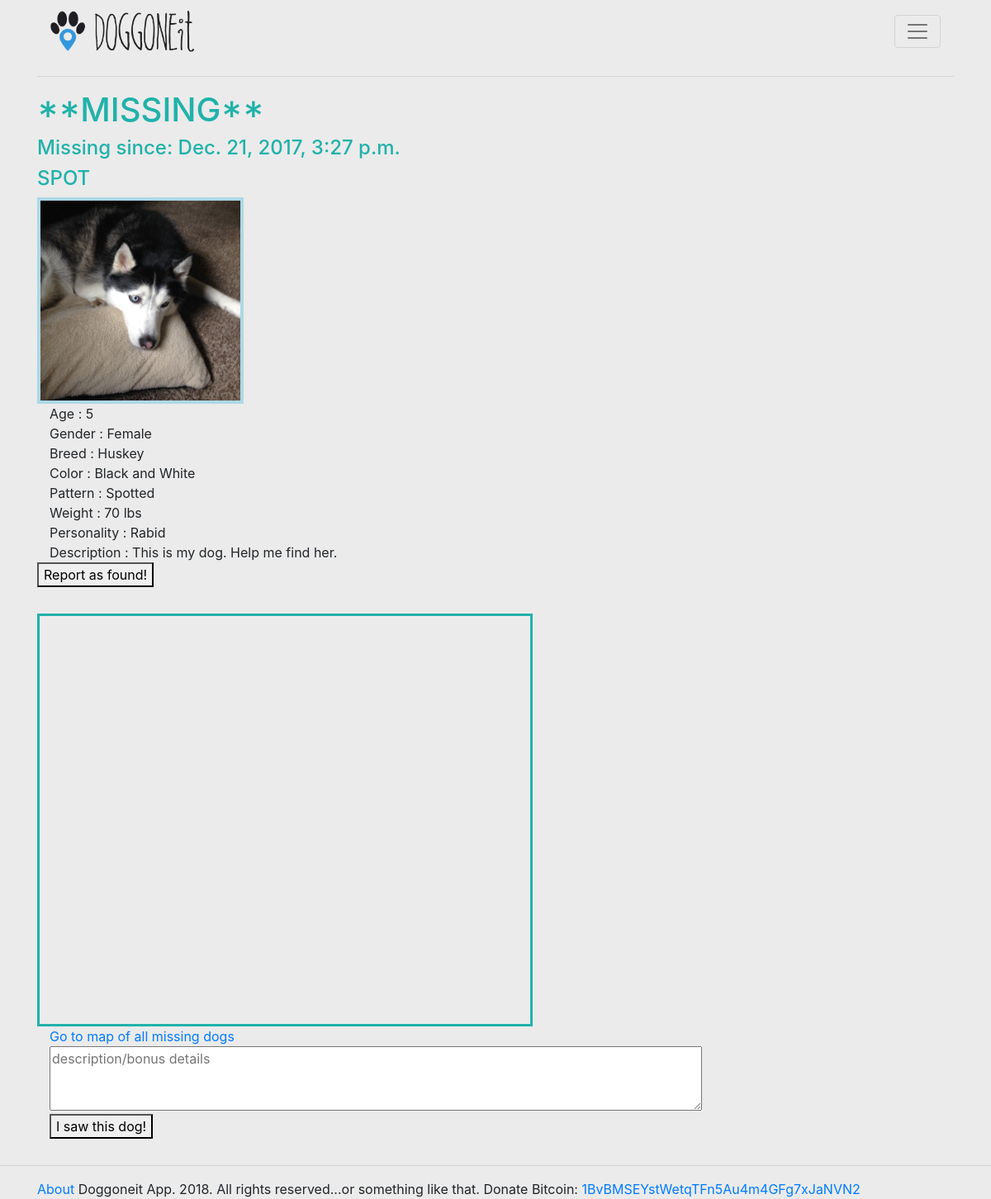
The page /dog_profile/14/ (signed in) on the database its author committed.
### doggonnitapp/models.py (models this page shows, shortened)
class DogProfile(models.Model):
    name = models.CharField(max_length=50)
    age = models.PositiveSmallIntegerField(validators=[MinValueValidator(0), MaxValueValidator(20)])
    sex = models.CharField(max_length=6)
    breed = models.CharField(max_length=50)
    color = models.CharField(max_length=25)
    pattern = models.CharField(max_length=25)
    weight = models.PositiveSmallIntegerField(validators=[MinValueValidator(1), MaxValueValidator(250)])
    personality = models.CharField(max_length=25)
    dog_is_lost = models.BooleanField(default=False)
    dog_image = models.ImageField()
    description = models.TextField(default='')
    user = models.ForeignKey(User, on_delete=models.CASCADE)
    missing_since = models.DateTimeField(default=None, null=True)

### doggonnitapp/views.py (the view, shortened to what this page needs)
# urls.py: url(r'^dog_profile/(?P<dog_id>[0-9]+)/', views.dog_profile, name='dog_profile'),
def dog_profile(request, dog_id):
    dog = DogProfile.objects.get(pk=dog_id)
    profile = get_object_or_404(UserProfile, user=dog.user)
    current_user = request.user
    dog_owner = dog.user
    print(dog_owner)
    print(current_user)
    dog_name = dog.name
    email_list = ['doggoneitapp@gmail.com']
    user_email = current_user.email
    owner_email = dog.user.email
    email_list.append(user_email)
    email_list.append(owner_email)
    print(user_email)
    print(owner_email)
    context = {'dog': dog,
               'mapbox_api_key': secret.mapbox_api_key,
               'profile': profile}
    return render(request, 'doggonnitapp/dog_profile.html', context)

### doggonnitapp/templates/doggonnitapp/dog_profile.html (shortened to what this page needs)
{% extends 'doggonnitapp/base.html' %}
{% block content %}
<div class="container">
    <div class="row">
        <div class="col">
            {% if dog.dog_is_lost  %}
                <h1>**MISSING**</h1>
                <h3>Missing since: {{dog.missing_since}}</h3>
            {% endif %}
            <h3> {{ dog.name.upper }} </h3>
            <div class="dog_img" style="background: url({{MEDIA_URL}}{{ dog.dog_image }}) 50% 50% no-repeat; width:250px; height:250px; background-size: cover"></div>
            <div class="container">
                <div> Age : {{dog.age}} </div>
                <div> Gender : {{dog.sex}} </div>
                <div> Breed : {{dog.breed}} </div>
                <div> Color : {{dog.color}} </div>
                <div> Pattern : {{dog.pattern}} </div>
                <div> Weight : {{dog.weight}} lbs </div>
                <div> Personality : {{dog.personality}} </div>
                <div> Description : {{dog.description}} </div>
            </div>
            <form action="{% url 'doggonnitapp:dog_profile' dog.id %}" method="POST">
                {% if dog.dog_is_lost %}
                    <button type="submit"> Report as found! </button>
                    {% else %}
                        <button type="submit"> Report as missing </button>
                {% endif %}
            </form>
        </div>
    {% if dog.dog_is_lost %}
        <div class="col">
            <div id='map' style='width: 600px; height: 500px;'>
            </div>
                    <div class="col">
            <a href="{% url 'doggonnitapp:dogmap' %}">Go to map of all missing dogs</a>
        </div>
            <form action="{% url 'doggonnitapp:irecognizethatdog' dog.pk %}" method="POST">
                <div class="col textbox">
                    <textarea rows="3" cols="75" placeholder="description/bonus details" name="description"></textarea>
                </div>
                <div class="col">
                    <button type="submit">I saw this dog!</button>
                </div>
            </form>
        </div>
    </div>
{% endif %}
</div>
{% endblock %}

### doggonnitapp/static/doggonnitapp/style.css (style rules this page uses)
.dog_img { width: 250px; height: 250px; border: 4px solid lightblue; }
#map { border: 3px solid lightseagreen; height: 500px; width: 1100px; }
h1 { color:lightseagreen; }

### rows shown on the page
DogProfile: missing_since "Dec. 21, 2017, 3:27 p.m.", name "SPOT", dog_image (picture), age "5", sex "Female", breed "Huskey", color "Black and White", pattern "Spotted", weight "70", personality "Rabid", description "This is my dog. Help me find her."
